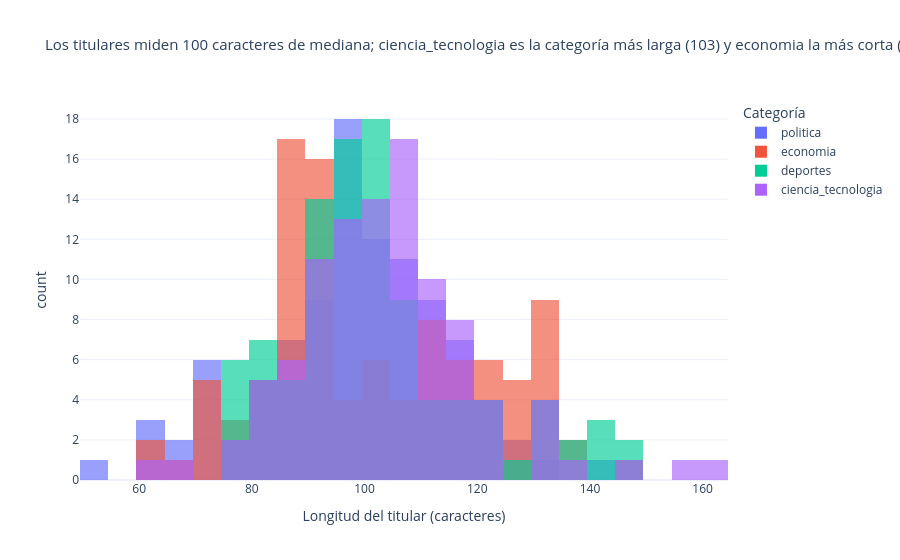

The code cell stored with this chart in its notebook:
### Code cell
df["largo_titular"] = df["titular"].str.len()
med = df.groupby("etiqueta")["largo_titular"].median().reindex(ORDEN)
fig = px.histogram(df, x="largo_titular", color="etiqueta", nbins=40, barmode="overlay", opacity=0.65,
                   category_orders={"etiqueta": ORDEN},
                   title=f"Los titulares miden {df.largo_titular.median():.0f} caracteres de mediana; {med.idxmax()} es la categoría más larga ({med.max():.0f}) y {med.idxmin()} la más corta ({med.min():.0f})",
                   labels={"largo_titular": "Longitud del titular (caracteres)", "count": "Noticias", "etiqueta": "Categoría"})
fig.update_layout(title_font_size=15)
fig.show()
print(med.round(1).to_string())

### Figure 1 — Plotly figure (JSON) as saved in the notebook; plotly's stock layout.template omitted (floating-point values rounded to 4 significant figures)
{"data": [{"alignmentgroup": "True", "bingroup": "x", "hovertemplate": "Categoría=politica<br>Longitud del titular (caracteres)=%{x}<br>count=%{y}<extra></extra>", "legendgroup": "politica", "marker": {"color": "#636efa", "opacity": 0.65, "pattern": {"shape": ""}}, "name": "politica", "nbinsx": 40, "offsetgroup": "politica", "orientation": "v", "showlegend": true, "type": "histogram", "x": [86, 83, 60, 91, 120, 95, 61, 71, 73, 84, 114, 82, 112, 110, 103, 88, 105, 110, 125, 104, 116, 120, 95, 120, 99, 94, 85, 97, 108, 73, 72, 103, 97, 109, 118, 121, 104, 97, 80, 103, 98, 103, 96, 96, 94, 109, 128, 98, 118, 89, 53, 107, 70, 64, 119, 100, 110, 92, 111, 102, 85, 105, 94, 95, 66, 76, 92, 103, 106, 87, 98, 90, 102, 107, 95, 108, 92, 92, 95, 95, 75, 115, 98, 81, 106, 95, 105, 130, 118, 86, 140, 111, 113, 103, 117, 71, 67, 111, 100, 99], "xaxis": "x", "yaxis": "y"}, {"alignmentgroup": "True", "bingroup": "x", "hovertemplate": "Categoría=economia<br>Longitud del titular (caracteres)=%{x}<br>count=%{y}<extra></extra>", "legendgroup": "economia", "marker": {"color": "#EF553B", "opacity": 0.65, "pattern": {"shape": ""}}, "name": "economia", "nbinsx": 40, "offsetgroup": "economia", "orientation": "v", "showlegend": true, "type": "histogram", "x": [98, 85, 105, 89, 90, 83, 88, 96, 109, 64, 128, 102, 73, 100, 126, 87, 94, 85, 87, 113, 88, 94, 88, 121, 145, 87, 112, 74, 129, 117, 117, 74, 89, 112, 108, 131, 100, 120, 94, 66, 60, 103, 98, 90, 110, 92, 131, 93, 78, 121, 131, 106, 80, 124, 98, 93, 90, 132, 83, 88, 133, 90, 91, 86, 94, 132, 132, 86, 104, 130, 115, 91, 85, 89, 90, 103, 113, 117, 118, 84, 139, 122, 85, 110, 116, 90, 79, 114, 93, 82, 74, 78, 89, 122, 110, 137, 125, 130, 73, 127], "xaxis": "x", "yaxis": "y"}, {"alignmentgroup": "True", "bingroup": "x", "hovertemplate": "Categoría=deportes<br>Longitud del titular (caracteres)=%{x}<br>count=%{y}<extra></extra>", "legendgroup": "deportes", "marker": {"color": "#00cc96", "opacity": 0.65, "pattern": {"shape": ""}}, "name": "deportes", "nbinsx": 40, "offsetgroup": "deportes", "orientation": "v", "showlegend": true, "type": "histogram", "x": [98, 108, 100, 136, 109, 143, 119, 149, 142, 82, 132, 121, 81, 148, 93, 104, 97, 78, 97, 115, 108, 111, 113, 120, 102, 100, 94, 97, 111, 91, 134, 91, 94, 106, 102, 101, 100, 107, 85, 98, 105, 90, 105, 96, 78, 101, 93, 99, 108, 130, 80, 89, 86, 96, 101, 97, 81, 100, 101, 94, 99, 85, 119, 98, 111, 76, 134, 82, 106, 101, 94, 75, 142, 99, 94, 100, 103, 86, 95, 98, 101, 128, 121, 82, 123, 115, 90, 84, 95, 103, 96, 79, 104, 136, 76, 95, 93, 102, 92, 91], "xaxis": "x", "yaxis": "y"}, {"alignmentgroup": "True", "bingroup": "x", "hovertemplate": "Categoría=ciencia_tecnologia<br>Longitud del titular (caracteres)=%{x}<br>count=%{y}<extra></extra>", "legendgroup": "ciencia_tecnologia", "marker": {"color": "#ab63fa", "opacity": 0.65, "pattern": {"shape": ""}}, "name": "ciencia_tecnologia", "nbinsx": 40, "offsetgroup": "ciencia_tecnologia", "orientation": "v", "showlegend": true, "type": "histogram", "x": [147, 164, 130, 130, 89, 122, 124, 113, 116, 131, 80, 86, 109, 97, 100, 76, 103, 106, 94, 102, 98, 98, 87, 106, 97, 118, 89, 110, 92, 107, 92, 106, 107, 120, 96, 93, 98, 95, 113, 97, 107, 105, 95, 101, 117, 104, 106, 115, 85, 105, 91, 82, 95, 97, 113, 101, 98, 114, 93, 109, 116, 109, 113, 102, 105, 123, 82, 102, 101, 94, 112, 108, 108, 88, 119, 112, 93, 133, 114, 101, 137, 159, 93, 119, 104, 80, 101, 98, 90, 115, 101, 67, 105, 93, 62, 114, 106, 82, 103, 77], "xaxis": "x", "yaxis": "y"}], "layout": {"barmode": "overlay", "legend": {"title": {"text": "Categoría"}, "tracegroupgap": 0}, "title": {"font": {"size": 15}, "text": "Los titulares miden 100 caracteres de mediana; ciencia_tecnologia es la categoría más larga (103) y economia la más corta (97)"}, "xaxis": {"anchor": "y", "domain": [0.0, 1.0], "title": {"text": "Longitud del titular (caracteres)"}}, "yaxis": {"anchor": "x", "domain": [0.0, 1.0], "title": {"text": "count"}}}}
